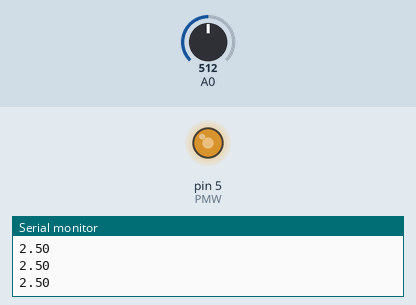
The sketch below on a simulated Arduino Uno, built with avr-gcc and run on an emulated ATmega328P. Shown: output pins drawn as LEDs (lit = HIGH), the last lines printed to the serial monitor. Inputs (shaded band) come from the test bench; at power-on: A0 = 512.

Above: at 1.35 s.
1.4 s: A0 set to 306
At 2.16 s:
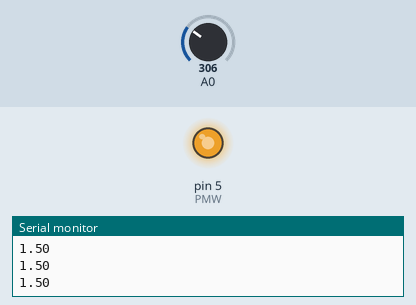
4.4 s: A0 set to 122
At 4.57 s:
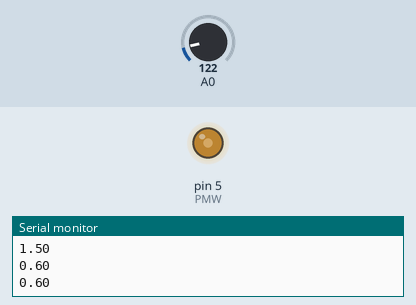
7.4 s: A0 set to 1023
At 7.99 s:
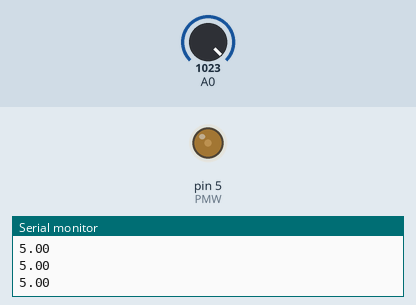
10.4 s: A0 set to 511
Timing chart, 0 to 14.4 s (numbered marks = the images above; inputs shaded):
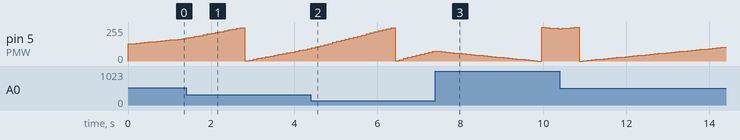

The sketch:

Avec_Feedback.ino
```cpp
int PMW = 5;
int v_in = 10;
int v_out_max = 4;
int v_out;
int rc=128;
float dv=0.1;
float error;
float p=0.1;

void setup()
{
  Serial.begin(9600);
  pinMode(PMW, OUTPUT);
  pinMode(A0, INPUT);
  analogWrite(PMW,rc);
  delay(100);
}

void loop()
{
  v_out = analogRead(A0);
  float v_out_map = (5.0/1023)*v_out;
  error = v_out_map - v_out_max;
  if(abs(error)>dv){
  	rc = int(rc - p*error*255/v_in);
    analogWrite(PMW,rc);
  }
  Serial.println(v_out_map);
  delay(100);
}
```
